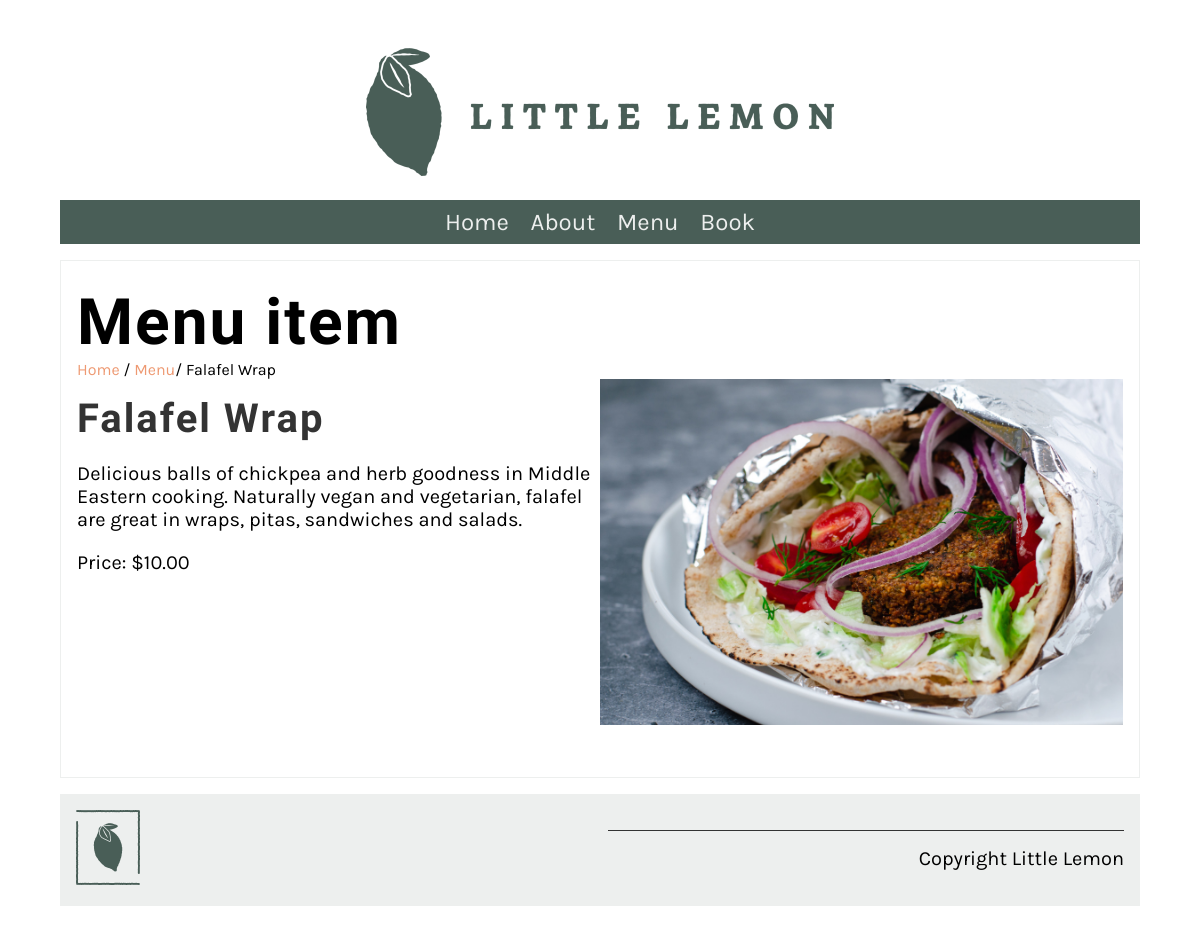
Page /menu_item/2/ on the committed database.
### restaurant/models.py (models this page shows, shortened)
class Menu(models.Model):
   name = models.CharField(max_length=200)
   price = models.IntegerField(null=False)
   menu_item_description = models.TextField(max_length=1000, default='')

### restaurant/views.py (the view)
# urls.py: path('menu_item/<int:pk>/', views.display_menu_item, name="menu_item")
def display_menu_item(request, pk=None):
    if pk:
        menu_item = Menu.objects.get(pk=pk)
    else:
        menu_item = ""
    return render(request, 'menu_item.html', {"menu_item": menu_item})

### restaurant/templates/menu_item.html
{% extends 'base.html' %} {% load static %} {% block content %}
<section>
	<article>
		<h1>Menu item</h1>
		<span>
			<a href="{% url 'home' %}">Home</a> / <a href="{% url 'menu' %}">Menu</a>/
			{{menu_item.name}}
		</span>
		<div class="row">
			<div class="column">
				<h2>
					{{menu_item.name}}
				</h2>
				<p>
					{{menu_item.menu_item_description}}
				</p>
				<p>
					Price: ${{menu_item.price}}.00
				</p>
			</div>
			<div class="column">
				<img src="/restaurant/static/img/menu_items/{{menu_item.name}}.jpg" alt="{{ menu_item.name}}" />
			</div>
		</div>
	</article>
</section>
{% endblock %}

### restaurant/static/css/style.css (style rules this page uses)
body { font-family: 'Karla', sans-serif; margin-top: 3rem; margin-bottom: 3rem; margin-left: 5%; margin-right: 5%; }
h1, h2, h3, h4, h5, h6 { font-family: 'Markazi Text', serif; letter-spacing: 2px;; }
h1 { font-size: 4rem; margin-top: 1.5rem; margin-bottom: 0; }
h2 { font-size: 2.5rem; color: #333333; margin:1rem 0; }
p, ul { font-size: 1.25rem;; }
a { color: #EE9972; text-decoration: none; }
section { display: flex; gap: 2rem 1rem; margin-top: 1rem; margin-bottom: 1rem; flex-direction: row; }
article { flex:1; }
article img { max-width: 100%; }
main article { border: 1px solid #EDEFEE; padding-left: 1rem; padding-right: 1rem; }
.row { display: flex; flex-direction: row; width: 100%; padding-bottom: 1rem; }
.column { flex-basis: 50%; margin-bottom: 1rem; padding-bottom: 1rem; }

### rows in the picture
Menu: name "Falafel Wrap", menu_item_description "Delicious balls of chickpea and herb goodness in Middle Eastern cooking. Naturally vegan and vegetarian, falafel are great in wraps, pitas, sandwiches and salads.", price "10", name (picture)
